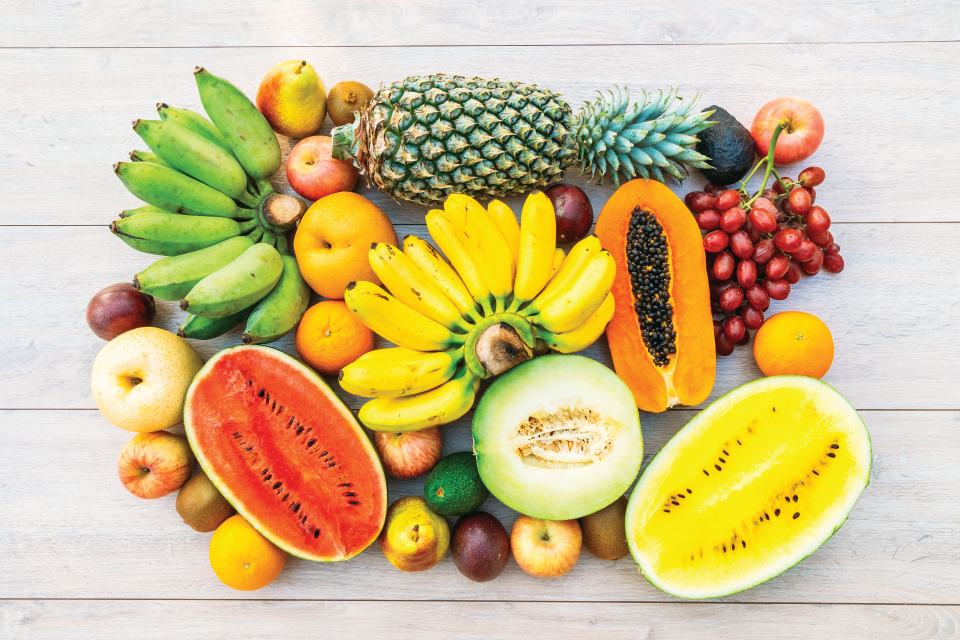
#> input picture images/sample.jpg, 1920 x 1280 px (shown at 1/2 size)
$ python -i detect.py   (imports and definitions only)
#> lines starting #> are read from the running program, lines starting #| are printed output that depends on the picture; after the words box and inside, x2 and y2 are one past the last pixel; in counts of white or black regions, pixels touching at a corner belong together
from __future__ import annotations

import cv2
import numpy as np


def create_fruit_mask(image):
    _, mask = cv2.threshold(
        image,
        0,
        255,
        cv2.THRESH_BINARY_INV + cv2.THRESH_OTSU,
    )

    kernel = np.ones((3, 3), np.uint8)
    opened = cv2.morphologyEx(mask, cv2.MORPH_OPEN, kernel, iterations=2)
    cleaned = cv2.morphologyEx(opened, cv2.MORPH_CLOSE, kernel, iterations=2)
    return cleaned

>>> import cv2
>>> picture = cv2.imread('../images/sample.jpg', cv2.IMREAD_GRAYSCALE)
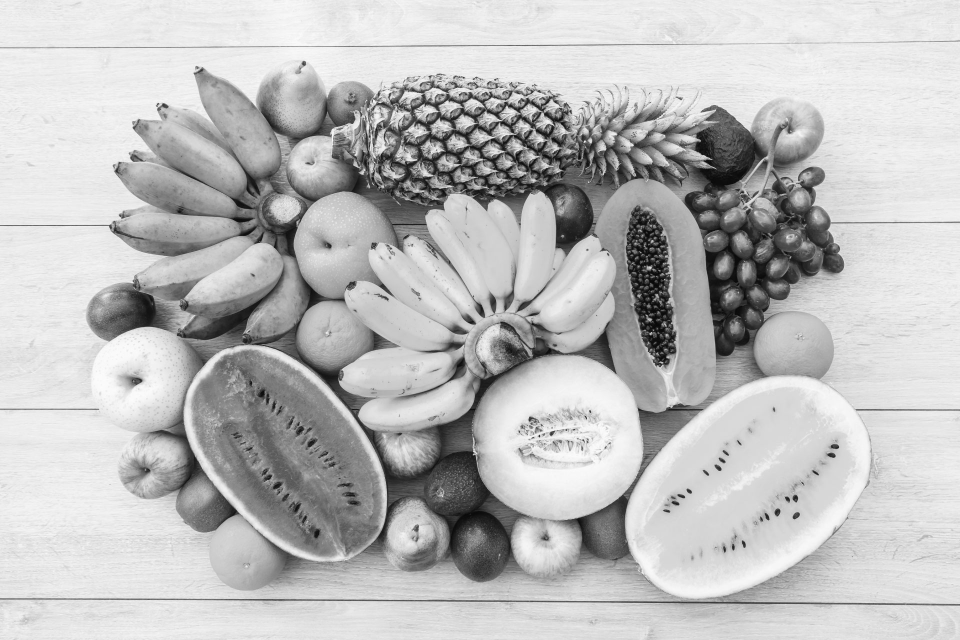
#> picture: shape (1280, 1920) (shown at 1/2 size); min 0, max 255, mean 188.5
>>> result = create_fruit_mask(picture)
#> in create_fruit_mask, `_, mask = cv2.threshold( image, 0, 255, cv2.THRESH_BINARY_INV + cv2.TH..`:
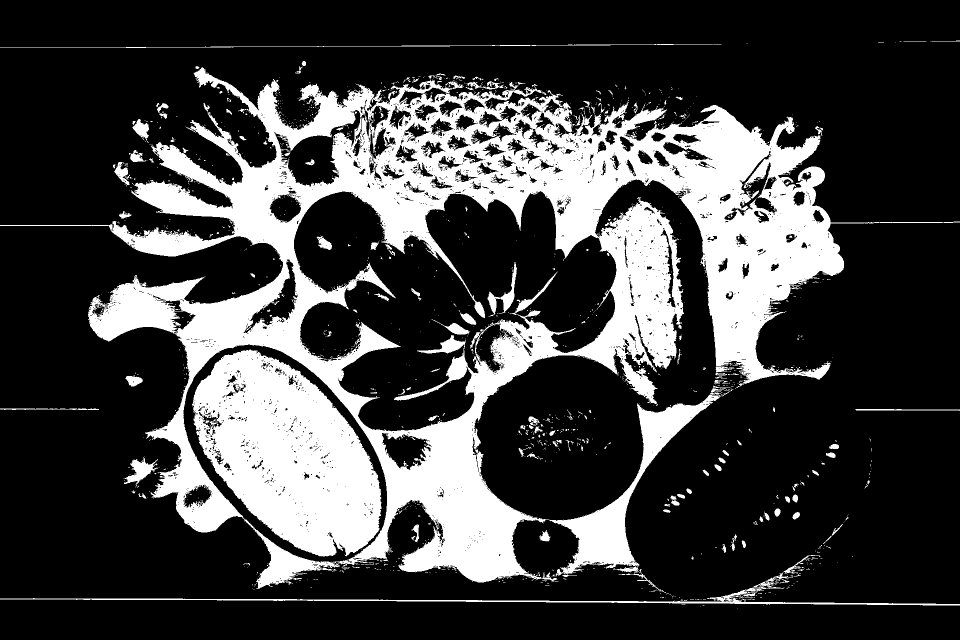
#> mask: shape (1280, 1920) (shown at 1/2 size); 25.3% white; 1654 white regions (1491 under 20 px), largest, box (x1, y1, x2, y2) and area: (0, 134, 1920, 1186) 490796, (384, 699, 763, 1113) 98263, (0, 1145, 1920, 1211) 7459
#> in create_fruit_mask, `opened = cv2.morphologyEx(mask, cv2.MORPH_OPEN, kernel, iterations=2)`:
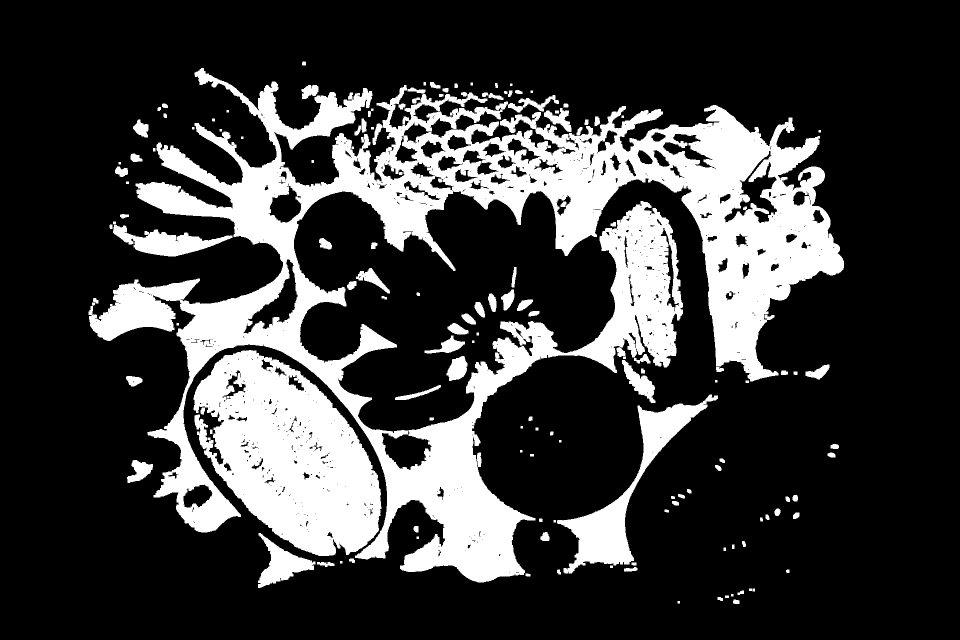
#> opened: shape (1280, 1920) (shown at 1/2 size); 22.9% white; 148 white regions, largest, box (x1, y1, x2, y2) and area: (177, 136, 1688, 1165) 409565, (387, 700, 763, 1112) 95718, (1114, 789, 1436, 1147) 21316
#> in create_fruit_mask, `cleaned = cv2.morphologyEx(opened, cv2.MORPH_CLOSE, kernel, iterations..`:
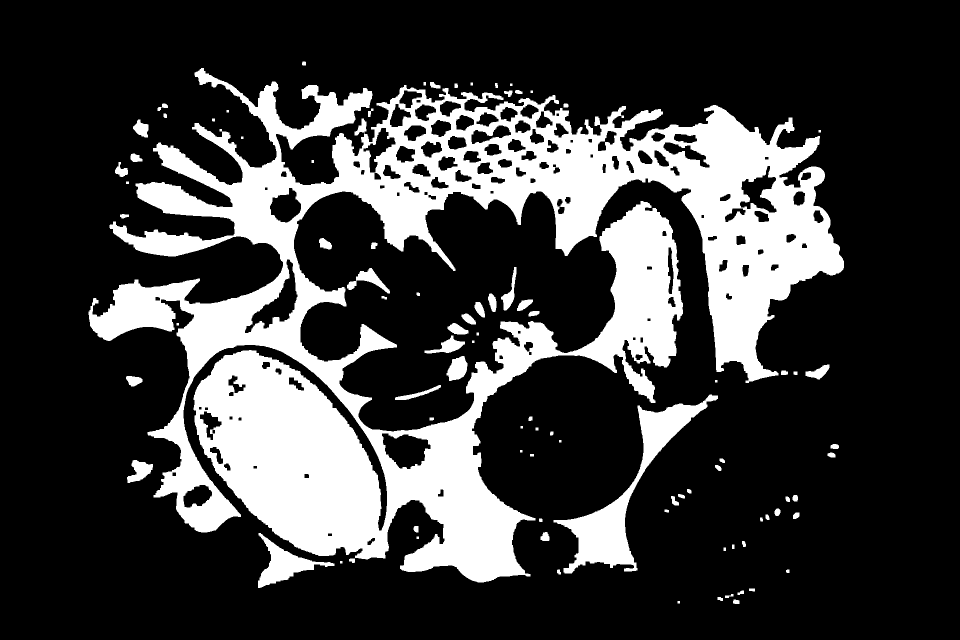
#> cleaned: shape (1280, 1920) (shown at 1/2 size); 23.5% white; 90 white regions, largest, box (x1, y1, x2, y2) and area: (177, 136, 1688, 1165) 532310, (1107, 789, 1436, 1147) 21779, (516, 1066, 669, 1176) 5330
